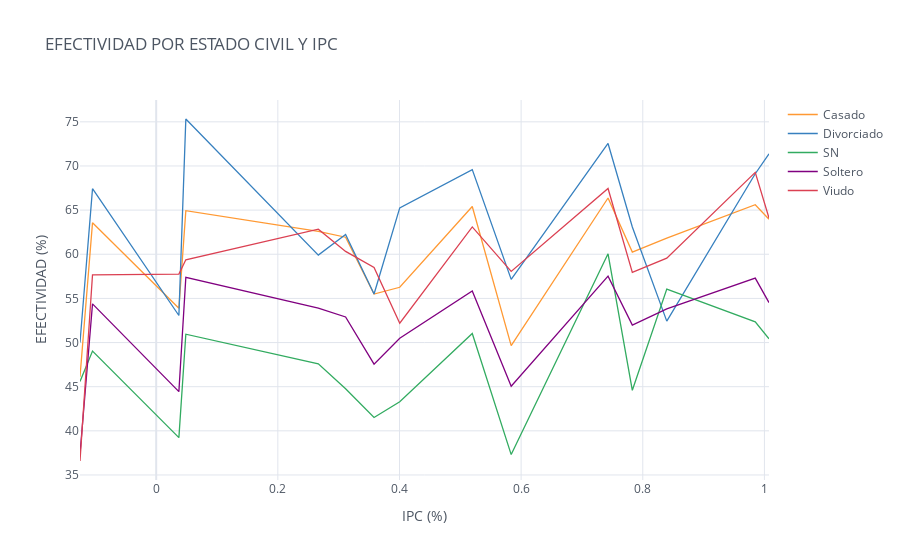

Notebook cell for this chart:
### Code cell
EC_IPC.iplot(kind='line', xTitle='IPC (%)', yTitle='EFECTIVIDAD (%)',
                    title='EFECTIVIDAD POR ESTADO CIVIL Y IPC')

### Figure 1 — Plotly figure (JSON) as saved in the notebook; plotly's stock layout.template omitted (floating-point values rounded to 4 significant figures)
{"data": [{"line": {"color": "rgba(255, 153, 51, 1.0)", "dash": "solid", "shape": "linear", "width": 1.3}, "mode": "lines", "name": "Casado", "text": "", "type": "scatter", "x": [-0.1253, -0.1047, 0.03733, 0.04873, 0.2666, 0.3114, 0.3582, 0.4004, 0.5197, 0.5837, 0.7429, 0.7828, 0.8395, 0.9849, 1.008], "y": [46.13, 63.58, 53.88, 64.94, 62.6, 61.93, 55.49, 56.26, 65.41, 49.66, 66.37, 60.24, 61.82, 65.61, 63.97]}, {"line": {"color": "rgba(55, 128, 191, 1.0)", "dash": "solid", "shape": "linear", "width": 1.3}, "mode": "lines", "name": "Divorciado", "text": "", "type": "scatter", "x": [-0.1253, -0.1047, 0.03733, 0.04873, 0.2666, 0.3114, 0.3582, 0.4004, 0.5197, 0.5837, 0.7429, 0.7828, 0.8395, 0.9849, 1.008], "y": [50.0, 67.43, 53.06, 75.32, 59.91, 62.25, 55.5, 65.26, 69.59, 57.15, 72.55, 63.08, 52.43, 69.12, 71.38]}, {"line": {"color": "rgba(50, 171, 96, 1.0)", "dash": "solid", "shape": "linear", "width": 1.3}, "mode": "lines", "name": "SN", "text": "", "type": "scatter", "x": [-0.1253, -0.1047, 0.03733, 0.04873, 0.2666, 0.3114, 0.3582, 0.4004, 0.5197, 0.5837, 0.7429, 0.7828, 0.8395, 0.9849, 1.008], "y": [45.59, 49.04, 39.23, 50.94, 47.6, 44.77, 41.52, 43.3, 51.02, 37.31, 60.05, 44.59, 56.06, 52.35, 50.43]}, {"line": {"color": "rgba(128, 0, 128, 1.0)", "dash": "solid", "shape": "linear", "width": 1.3}, "mode": "lines", "name": "Soltero", "text": "", "type": "scatter", "x": [-0.1253, -0.1047, 0.03733, 0.04873, 0.2666, 0.3114, 0.3582, 0.4004, 0.5197, 0.5837, 0.7429, 0.7828, 0.8395, 0.9849, 1.008], "y": [37.38, 54.39, 44.44, 57.39, 53.89, 52.9, 47.55, 50.49, 55.83, 45.05, 57.52, 51.98, 53.81, 57.29, 54.53]}, {"line": {"color": "rgba(219, 64, 82, 1.0)", "dash": "solid", "shape": "linear", "width": 1.3}, "mode": "lines", "name": "Viudo", "text": "", "type": "scatter", "x": [-0.1253, -0.1047, 0.03733, 0.04873, 0.2666, 0.3114, 0.3582, 0.4004, 0.5197, 0.5837, 0.7429, 0.7828, 0.8395, 0.9849, 1.008], "y": [36.58, 57.67, 57.76, 59.37, 62.84, 60.32, 58.5, 52.19, 63.1, 58.06, 67.45, 57.94, 59.57, 69.28, 64.09]}], "layout": {"legend": {"bgcolor": "#FFFFFF", "font": {"color": "#4D5663"}}, "paper_bgcolor": "#FFFFFF", "plot_bgcolor": "#FFFFFF", "title": {"font": {"color": "#4D5663"}, "text": "EFECTIVIDAD POR ESTADO CIVIL Y IPC"}, "xaxis": {"gridcolor": "#E1E5ED", "showgrid": true, "tickfont": {"color": "#4D5663"}, "title": {"font": {"color": "#4D5663"}, "text": "IPC (%)"}, "zerolinecolor": "#E1E5ED"}, "yaxis": {"gridcolor": "#E1E5ED", "showgrid": true, "tickfont": {"color": "#4D5663"}, "title": {"font": {"color": "#4D5663"}, "text": "EFECTIVIDAD (%)"}, "zerolinecolor": "#E1E5ED"}}}
